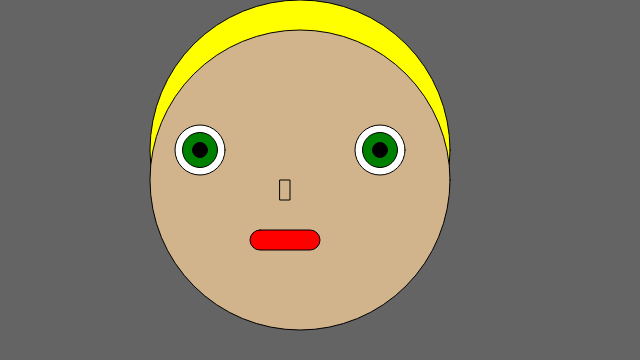
Frame 1 (no input)
Frame 60 (no input): identical to frame 1, image omitted
Frame 120 (the mouse pressed at the canvas centre since frame 60): identical to frame 1, image omitted

The p5.js sketch that drew this single still picture (run headless with seeded random() and noise() and a simulated clock; from frame 60 on, the mouse is pressed at the canvas centre):

// p5.js sketch
// ── sketch.js
/*Self Portrait V.1 by Sebastian
Adding Variables
*/ 

function setup() {
    createCanvas(640, 360);
}

function draw ()  {
    background(100);
    
    var faceSize = 300
    var eyeSize = 50
    var eyecolorSize = 35
    var pupilSize = 15
    var lefteyex = 200
    var eye = 150
    var righteyex = 380
    var hairColor = "yellow"
    var skinColor = "tan"
    var headx = 300
    var heady = 180
    var hairx = 300
    var hairy = 150
    var eyeballcolor = "white"
    var eyecolor = "green"
    var pupilcolor = "black"
    var mouthcolor = "red"
    var mouthx = 250
    var mouthy = 230
    var mouthlength = 70
    var mouthwidth = 20
    var mouthcurve = 10
    var nosex = 280
    var nosey = 180
    var noselength = 10
    var nosewidth = 20
    
    
    //hair
    fill(hairColor);
    ellipse(hairx, hairy, faceSize);    
    
    //head
    fill(skinColor);
    ellipse(headx, heady, faceSize);
    
    //eyes
    fill(eyeballcolor);
    ellipse(lefteyex, eye, eyeSize);
    ellipse(righteyex, eye, eyeSize);
    fill(eyecolor)
    ellipse(lefteyex, eye, eyecolorSize);
    ellipse(righteyex, eye, eyecolorSize);
    fill(pupilcolor);
    ellipse(lefteyex, eye, pupilSize);
    ellipse(righteyex, eye, pupilSize);
    
    //mouth
    fill(mouthcolor)
    rect(mouthx, mouthy, mouthlength, mouthwidth, mouthcurve);
    
    //nose
    fill(skinColor)
    rect(nosex, nosey, noselength, nosewidth);
} 
// ── style.css
body {
    font-family: Helvetica;
    margin: 0;
    padding: 0;
    background-color: grey;
    color: black;
}

h1 {
    text-align: center;
}

#container{
    padding: 70px;
    width:500px;
}

.link {
    list-style: none;
    color: green;
}

a {
    transition: color 500ms;
}
ul {
    list-style: none;
}

a:hover {
    color:white;
}

img {
    align-content: center;
    width: 60%;
}
